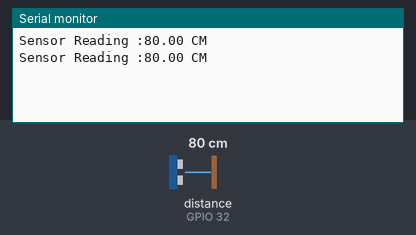
Simulated run of this sketch. Board: ESP32. Shown: the last lines printed to the serial monitor. Inputs (shaded band) come from the test bench; at power-on: distance to the obstacle (sensor on GPIO 32) 80 cm. The echo pulse lasts 58.3 µs per cm.

Above: at 1.8 s.
1.9 s: distance to the obstacle (sensor on GPIO 32) set to 2 cm
At 2.8 s:
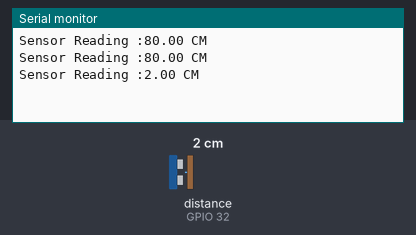
3.4 s: distance to the obstacle (sensor on GPIO 32) set to 4 cm
At 4.8 s:
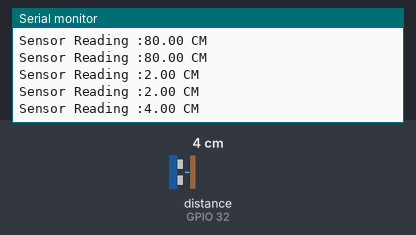
Timing chart, 0 to 6.4 s (numbered marks = the images above; inputs shaded):
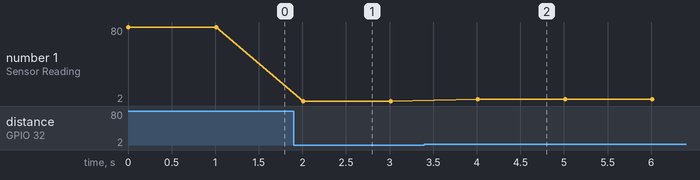

Measured:
- after the input at 1.9 s, the serial monitor: prints a new line after 0.11 s (image 1)
- after the input at 3.4 s, the serial monitor: prints a new line after 0.61 s (image 2)
- plotted number 1: 80 → 2 after the input at 1.9 s, 2 → 4 after the input at 3.4 s

The sketch:

DISTANCE.ino
```cpp
// (licence header left out)
#include<UltraDistSensor.h>
UltraDistSensor mysensor;
float reading;
void setup() {
    Serial.begin(9600);
    mysensor.attach(33,32);//Trigger pin , Echo pin
}

void loop() {
    reading=mysensor.distanceInCm();
    Serial.print("Sensor Reading :");Serial.print(reading);Serial.println(" CM");
    delay(1000);
}
```
